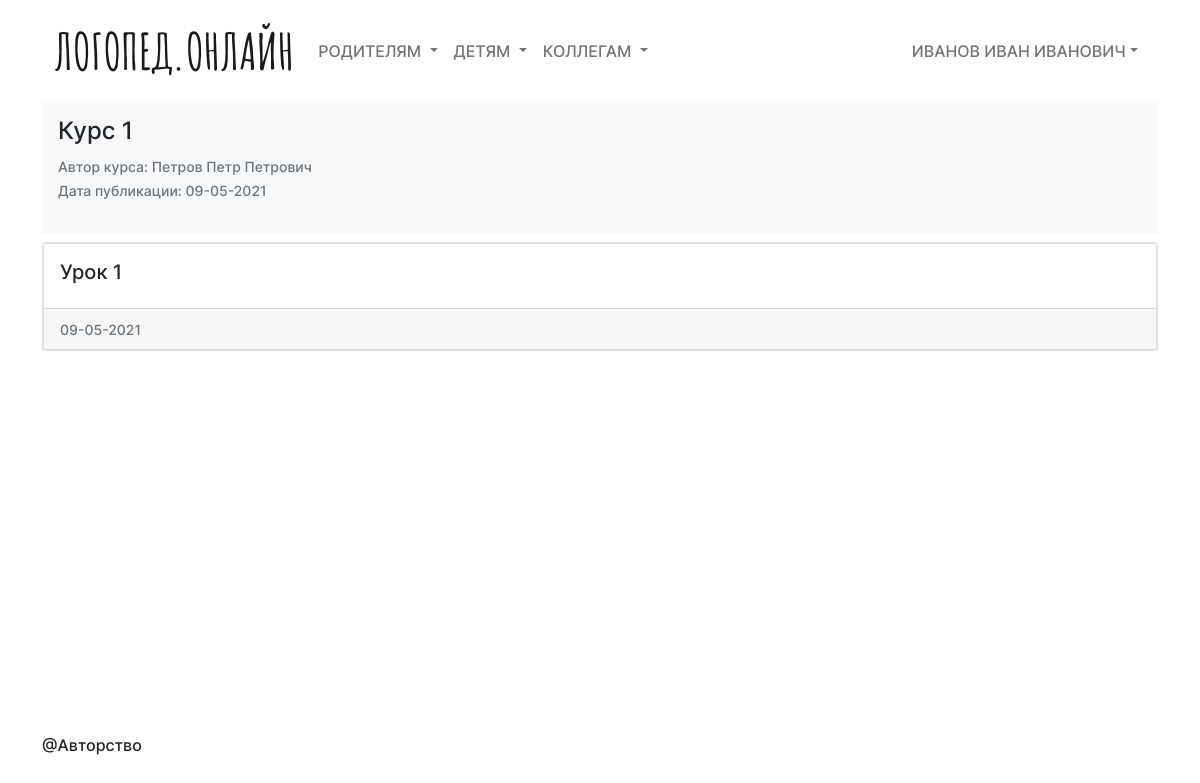
Screenshot of /course/1 (signed in) with the database file from the repository.
### database/users.py (models this page shows, shortened)
class User(SqlAlchemyBase, UserMixin):
    __tablename__ = 'users'
    id = sqlalchemy.Column(sqlalchemy.Integer,
                           primary_key=True, autoincrement=True)
    login = sqlalchemy.Column(sqlalchemy.String(64), index=True, unique=True, nullable=True)
    email = sqlalchemy.Column(sqlalchemy.String(120), index=True, unique=True)
    type_user = sqlalchemy.Column(sqlalchemy.String, nullable=True)
    name = sqlalchemy.Column(sqlalchemy.String, nullable=True)
    hashed_password = sqlalchemy.Column(sqlalchemy.String(128), nullable=True)
    created_date = sqlalchemy.Column(sqlalchemy.DateTime,
                                     default=datetime.datetime.now)

### database/courses.py (models this page shows)
class Course(SqlAlchemyBase):
    __tablename__ = 'courses'
    id = sqlalchemy.Column(sqlalchemy.Integer,
                           primary_key=True, autoincrement=True)
    title = sqlalchemy.Column(sqlalchemy.String, nullable=True)
    description = sqlalchemy.Column(sqlalchemy.String, nullable=True)
    created_date_str = sqlalchemy.Column(sqlalchemy.String, default=f"{datetime.datetime.now():%d-%m-%Y}")
    created_date = sqlalchemy.Column(sqlalchemy.DateTime,
                                     default=datetime.datetime.now)
    user_id = sqlalchemy.Column(sqlalchemy.Integer,
                                sqlalchemy.ForeignKey("users.id"))
    user = sqlalchemy.orm.relation('User')

class Lesson(SqlAlchemyBase):
    __tablename__ = 'lessons'
    id = sqlalchemy.Column(sqlalchemy.Integer,
                           primary_key=True, autoincrement=True)
    title = sqlalchemy.Column(sqlalchemy.String, nullable=True)
    content = sqlalchemy.Column(sqlalchemy.Text, nullable=True)
    link_video = sqlalchemy.Column(sqlalchemy.String, nullable=True)
    content_homework = sqlalchemy.Column(sqlalchemy.Text, nullable=True)
    created_date_str = sqlalchemy.Column(sqlalchemy.String, default=f"{datetime.datetime.now():%d-%m-%Y}")
    created_date = sqlalchemy.Column(sqlalchemy.DateTime,
                                     default=datetime.datetime.now)
    course_id = sqlalchemy.Column(sqlalchemy.Integer,
                                sqlalchemy.ForeignKey("courses.id"))
    course = sqlalchemy.orm.relation('Course')

### moduls/courses.py (the view)
@bp.route('/<int:index_course>')
def showCurrentCourse(index_course):
    db_session = create_session()
    course = db_session.query(Course).filter(Course.id == index_course).first()
    lessons = db_session.query(Lesson).filter(Lesson.course_id == index_course)
    return render_template("current_course.html", course=course, lessons=lessons)

### database/db_session.py (called while the page is built)
def create_session() -> Session:
    global __factory
    return __factory()

### moduls/auth.py (called while the page is built)
@login_manager.user_loader
def load_user(user_id):
    db_sess = create_session()
    return db_sess.query(User).get(user_id)

### templates/current_course.html (shortened to what this page needs)
{% extends 'base.html' %}
{% block main %}
        <form class="p-3 mb-2 bg-light text-dark">
             <div class="mb-3">
                 <h4>{{course.title}}</h4>
                 <small class="text-muted">Автор курса: {{ course.user.name }}</small>
                 <br>
                 <small class="text-muted">Дата публикации: {{ course.created_date_str }}</small>
             </div>
        </form>
        <div class="card">
            {% for lesson in lessons %}
                <div class="col">
                  <a class="card h-100 text-decoration-none text-dark" href="{{ url_for('courses.showCurrentLesson', index_course=course.id, index_lesson=lesson.id)}}">
                    <div class="card-body">
                      <h5 class="card-title">{{lesson.title}}</h5>
                    </div>
                    <div class="card-footer">
                      <small class="text-muted">{{lesson.created_date_str}}</small>
                    </div>
                  </a>
                </div>
            {% endfor %}
      </div>
{% endblock %}

### templates/base.html (shortened to what this page needs)
<!DOCTYPE html>
<html lang="en">
<head>
    <link rel="stylesheet" href="{{ url_for('static', filename='css/bootstrap.min.css') }}">
    <link rel="stylesheet" href="{{ url_for('static', filename='css/style.css') }}">
</head>
<body class="container">
        <nav class="navbar navbar-expand-lg navbar-light">
            <div class="container-fluid">
              <a class="navbar-brand logo" href="{{ url_for('home.index') }}">ЛОГОПЕД.ОНЛАЙН</a>
              <div class="collapse navbar-collapse" id="navbarSupportedContent">
                <ul class="navbar-nav me-auto mb-2 mb-lg-0 menu-elements-header">
                  <li class="nav-item dropdown">
                    <a class="nav-link dropdown-toggle" href="#" id="navbarDropdown" role="button" data-bs-toggle="dropdown" aria-expanded="false">
                      Родителям
                    </a>
                  </li>
                  <li class="nav-item dropdown">
                    <a class="nav-link dropdown-toggle" href="#" id="navbarDropdown" role="button" data-bs-toggle="dropdown" aria-expanded="false">
                      Детям
                    </a>
                  </li>
                  <li class="nav-item dropdown">
                    <a class="nav-link dropdown-toggle" href="#" id="navbarDropdown" role="button" data-bs-toggle="dropdown" aria-expanded="false">
                      Коллегам
                    </a>
                  </li>
                </ul>
              </div>
                {% if current_user.is_authenticated %}
                    <ul class="navbar-nav me-auto mb-2 mb-lg-0 menu-elements-header">
                        <li class="nav-item dropdown">
                            <a class="nav-link dropdown-toggle" href="#" id="navbarDropdown" role="button" data-bs-toggle="dropdown" aria-expanded="false">{{ current_user.name }}</a>
                        </li>
                    </ul>
                {% endif %}
            </div>
          </nav>
    <main>
        {% block main %}
        {% endblock %}
    </main>
    <footer>
        @Авторство
    </footer>
</body>
</html>

### static/css/style.css (style rules this page uses)
body { font-family: "Inter-Medium"; }
.logo { font-family: 'Amatic SC Bold'; font-size: 50px; }
main { min-height: 79vh; }
.menu-elements-header>li>a { text-transform: uppercase; background-image: linear-gradient(to left, #ffaa2b, #eb6a37); background-position: 50% 100%; background-repeat: no-repeat; background-size: 0% 2px; transition: background-size .3s; }

### rows the page displays
User: name "ИВАНОВ ИВАН ИВАНОВИЧ"
Course: title "Курс 1", created_date_str "09-05-2021"
User: user.name "Петров Петр Петрович"
Lesson: title "Урок 1", created_date_str "09-05-2021"
